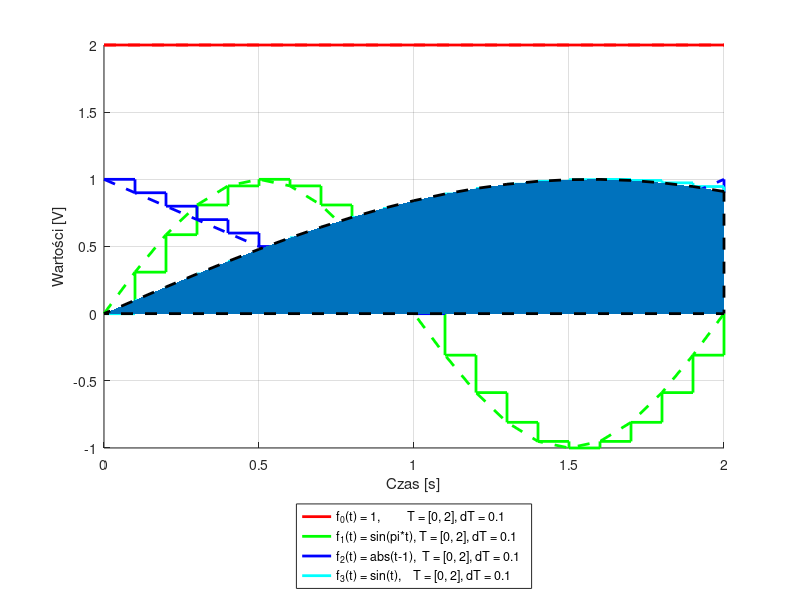
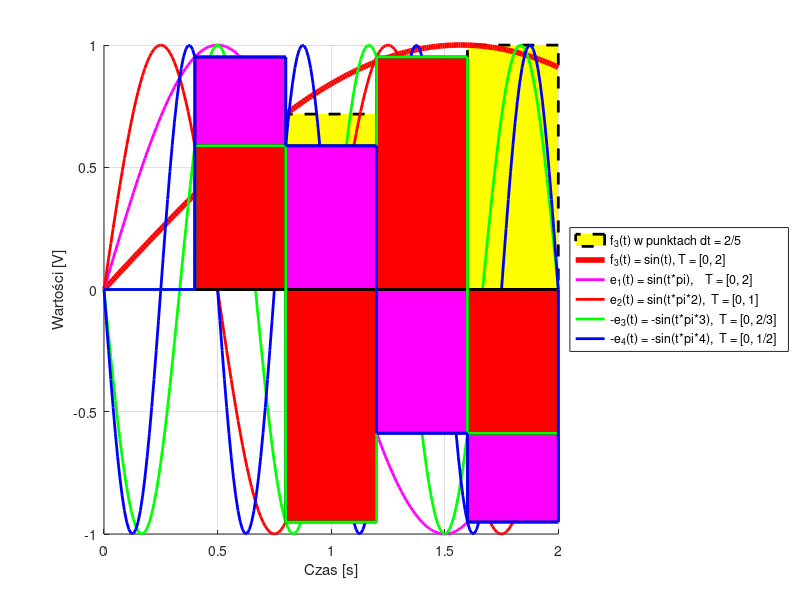

MATLAB code to generate these figures, in order:


% dyskretny szereg Furier'a:

% problem
% jak wygląda funkcja f(t) przedstawiona w postaci szeregu Fourier'a?
% do 5-tego elementu

f0 = @(t) 2+0*t; % w przedziale [0, 2]
f1 = @(t) sin(pi*t); % w przedziale [0, 2]
f2 = @(t) abs(t-1); % w przedziale [0, 2]
f3 = @(t) sin(t); % w przedziale [0, 2]
ts = 0:0.1:2;
tsts = 0:0.1:2;

figure;
hold 'on';
grid 'on';
p0 = stairs(ts, f0(ts), 'linewidth', 2, 'color', 'red');
p1 = stairs(ts, f1(ts), 'linewidth', 2, 'color', 'green');
p2 = stairs(ts, f2(ts), 'linewidth', 2, 'color', 'blue');
p3 = stairs(ts, f3(ts), 'linewidth', 2, 'color', 'cyan');
p0c = plot(tsts, f0(tsts), 'linewidth', 2, 'color', 'red', 'linestyle', '--');
p1c = plot(tsts, f1(tsts), 'linewidth', 2, 'color', 'green', 'linestyle', '--');
p2c = plot(tsts, f2(tsts), 'linewidth', 2, 'color', 'blue', 'linestyle', '--');
p3c = area(tsts, f3(tsts), 'linewidth', 2, 'linestyle', '--');
%legend([p0,p1,p2,p3, p0c,p1c,p2c,p3c],
legend([p0,p1,p2,p3],
"f_0(t) = 1,         T = [0, 2], dT = 0.1", 
"f_1(t) = sin(pi*t), T = [0, 2], dT = 0.1", 
"f_2(t) = abs(t-1),  T = [0, 2], dT = 0.1",
"f_3(t) = sin(t),    T = [0, 2], dT = 0.1",
"location", "southoutside");
xlabel('Czas [s]');
ylabel('Wartości [V]');
print -dsvg FunctionsDiscretization.svg; %%% zapisanie okna do pliku








% potrzebujemy okresu podstawowego T_d, i dla N punktowego przybliżenia mamy:
% T = N*T_d, dla transformacji 5-cio punktowej dla funkcji f3 o okresie [0, 2]:

N = 5;
T_d = 1/N;
% czyli czasy w których pobieramy próbkę to:
ts = (0: T_d: 1-T_d) * 2;
ts_full = (0: T_d: 1) * 2;
tsts = 0: 0.01: 2;

figure;
set(gcf, 'Position',  [100, 100, 800, 400]);
hold 'on';
grid 'on';
[xs, ys] = stairs(ts_full, f3(ts_full));
ps = area(xs, ys, 'linewidth', 2, 'linestyle', '--', 'FaceColor', 'yellow');
pa = plot(tsts, f3(tsts), 'linewidth', 4, 'linestyle', '-', 'color', 'red');

%p0 = plot(tsts, sin(tsts*pi*0), 'linewidth', 2, 'linestyle', '-', 'color', 'black');
p1 = plot(tsts, sin(tsts*pi*1), 'linewidth', 2, 'linestyle', '-', 'color', 'magenta');       % -|
p2 = plot(tsts, sin(tsts*pi*2), 'linewidth', 2, 'linestyle', '-', 'color', 'red');    % -|
p3 = plot(tsts, -sin(tsts*pi*3), 'linewidth', 2, 'linestyle', '-', 'color', 'green');   % -|
p4 = plot(tsts, -sin(tsts*pi*4), 'linewidth', 2, 'linestyle', '-', 'color', 'blue');         % -|
%p5 = plot(tsts, sin(tsts*pi*5), 'linewidth', 2, 'linestyle', '-', 'color', 'black');

[xs, ys] = stairs(ts_full, sin(ts_full*pi*1));
p1s = area(xs, ys, 'linewidth', 2, 'linestyle', '-', 'FaceColor', 'magenta');       % -|
%p1s.FaceAlpha = 0.5;
[xs, ys] = stairs(ts_full, sin(ts_full*pi*2));
p2s = area(xs, ys, 'linewidth', 2, 'linestyle', '-', 'FaceColor', 'red');    % -|
%[xs, ys] = stairs(ts_full, sin(ts_full*pi*3));
p3s = stairs(ts_full, -sin(ts_full*pi*3), 'linewidth', 2, 'linestyle', '-', 'color', 'green');   % -|
p4s = stairs(ts_full, -sin(ts_full*pi*4), 'linewidth', 2, 'linestyle', '-', 'color', 'blue');         % -|


legend([ps,pa,p1,p2,p3,p4],
"f_3(t) w punktach dt = 2/5", 
"f_3(t) = sin(t), T = [0, 2]", 
"e_1(t) = sin(t*pi),    T = [0, 2]",
"e_2(t) = sin(t*pi*2),  T = [0, 1]",
"-e_3(t) = -sin(t*pi*3),  T = [0, 2/3]",
"-e_4(t) = -sin(t*pi*4),  T = [0, 1/2]",
"location", "eastoutside");
xlabel('Czas [s]');
ylabel('Wartości [V]');
print -dsvg DiscretizationAliasing.svg; %%% zapisanie okna do pliku






% e1(t) potrzeba aby miało okres T1 = [0,2] natomiast wiadomo że ma [0, 2*pi]
% jak należy wyskalować argument t żeby tak było? (a później wprowadzić to
% skalowanie do wnętrza e1)
% no więc efekt ma być taki: 0 -> 0, 2 -> 2*pi
% czyli jak t pomnożymy przez pi to tak będzie.
% w związku z tym funkcje bazowe będą postaci:

es0 = @(t) t*0 + 1; % sin(t*pi*0) == 1, T0 jest dowolny
ec0 = @(t) t*0;     % cos(t*pi*0) == 0, T0 jest dowolny

es1 = @(t) sin(t*pi*1); % T1 == [0, 2*pi/pi] == [0, 2]
ec1 = @(t) cos(t*pi*1); % T1 == [0, 2*pi/pi] == [0, 2]

es2 = @(t) sin(t*pi*2); % T2 == [0, 2*pi/2/pi] == [0, 1] == 1/2 * T1
ec2 = @(t) cos(t*pi*2); % T2 == [0, 2*pi/2/pi] == [0, 1] == 1/2 * T1

es3 = @(t) sin(t*pi*3); % T3 == [0, 2*pi/3/pi] == [0, 2/3] == 1/3 * T1
ec3 = @(t) cos(t*pi*3); % T3 == [0, 2*pi/3/pi] == [0, 2/3] == 1/3 * T1

es4 = @(t) sin(t*pi*4); % T4 == [0, 2*pi/4/pi] == [0, 1/2] == 1/4 * T1
ec4 = @(t) cos(t*pi*4); % T4 == [0, 2*pi/4/pi] == [0, 1/2] == 1/4 * T1

es5 = @(t) sin(t*pi*5); % T5 == [0, 2*pi/5/pi] == [0, 2/5] == 1/5 * T1
ec5 = @(t) cos(t*pi*5); % T5 == [0, 2*pi/5/pi] == [0, 2/5] == 1/5 * T1

ts = 0:0.01:2;

